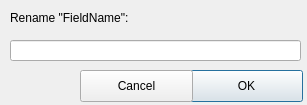
<?xml version="1.0" encoding="UTF-8"?>
<ui version="4.0">
 <class>Dialog</class>
 <widget class="QDialog" name="Dialog">
  <property name="geometry">
   <rect>
    <x>0</x>
    <y>0</y>
    <width>307</width>
    <height>105</height>
   </rect>
  </property>
  <property name="windowTitle">
   <string>Dialog</string>
  </property>
  <widget class="QLabel" name="label">
   <property name="geometry">
    <rect>
     <x>10</x>
     <y>10</y>
     <width>251</width>
     <height>16</height>
    </rect>
   </property>
   <property name="text">
    <string>Rename &quot;FieldName&quot;:</string>
   </property>
  </widget>
  <widget class="QLineEdit" name="new_input">
   <property name="geometry">
    <rect>
     <x>10</x>
     <y>40</y>
     <width>291</width>
     <height>21</height>
    </rect>
   </property>
  </widget>
  <widget class="QPushButton" name="ok_button">
   <property name="geometry">
    <rect>
     <x>190</x>
     <y>70</y>
     <width>113</width>
     <height>32</height>
    </rect>
   </property>
   <property name="text">
    <string>OK</string>
   </property>
  </widget>
  <widget class="QPushButton" name="cancel_button">
   <property name="geometry">
    <rect>
     <x>80</x>
     <y>70</y>
     <width>113</width>
     <height>32</height>
    </rect>
   </property>
   <property name="text">
    <string>Cancel</string>
   </property>
  </widget>
 </widget>
 <resources/>
 <connections/>
</ui>
